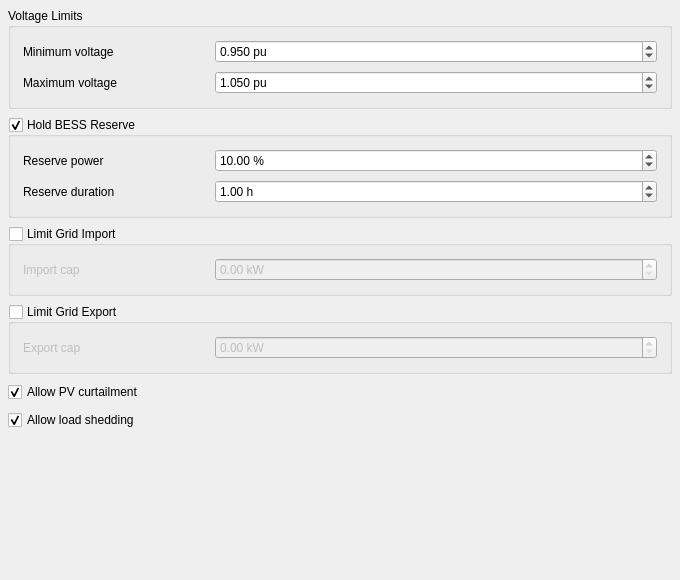
            <widget class="QWidget" name="contents_operation">
             <property name="geometry">
              <rect>
               <x>0</x>
               <y>0</y>
               <width>680</width>
               <height>580</height>
              </rect>
             </property>
             <layout class="QVBoxLayout" name="layout_contents_operation">
              <property name="leftMargin">
               <number>8</number>
              </property>
              <property name="topMargin">
               <number>8</number>
              </property>
              <property name="rightMargin">
               <number>8</number>
              </property>
              <property name="bottomMargin">
               <number>8</number>
              </property>
              <property name="spacing">
               <number>8</number>
              </property>
              <item>
               <widget class="QGroupBox" name="group_voltage">
                <property name="title">
                 <string>Voltage Limits</string>
                </property>
                <property name="sizePolicy">
                 <sizepolicy hsizetype="Expanding" vsizetype="Maximum">
                  <horstretch>0</horstretch>
                  <verstretch>0</verstretch>
                 </sizepolicy>
                </property>
                <layout class="QFormLayout" name="group_voltage_layout">
                 <property name="leftMargin">
                  <number>12</number>
                 </property>
                 <property name="topMargin">
                  <number>12</number>
                 </property>
                 <property name="rightMargin">
                  <number>12</number>
                 </property>
                 <property name="bottomMargin">
                  <number>12</number>
                 </property>
                 <property name="horizontalSpacing">
                  <number>12</number>
                 </property>
                 <property name="verticalSpacing">
                  <number>8</number>
                 </property>
                 <property name="fieldGrowthPolicy">
                  <enum>QFormLayout::FieldGrowthPolicy::AllNonFixedFieldsGrow</enum>
                 </property>
                 <property name="rowWrapPolicy">
                  <enum>QFormLayout::RowWrapPolicy::WrapLongRows</enum>
                 </property>
                 <item row="0" column="0">
                  <widget class="QLabel" name="lbl_spin_voltage_min_pu">
                   <property name="text">
                    <string>Minimum voltage</string>
                   </property>
                   <property name="wordWrap">
                    <bool>true</bool>
                   </property>
                   <property name="minimumSize">
                    <size>
                     <width>180</width>
                     <height>0</height>
                    </size>
                   </property>
                   <property name="buddy">
                    <cstring>spin_voltage_min_pu</cstring>
                   </property>
                  </widget>
                 </item>
                 <item row="0" column="1">
                  <widget class="QDoubleSpinBox" name="spin_voltage_min_pu">
                   <property name="decimals">
                    <number>3</number>
                   </property>
                   <property name="minimum">
                    <double>0.1</double>
                   </property>
                   <property name="maximum">
                    <double>2</double>
                   </property>
                   <property name="singleStep">
                    <double>0.01</double>
                   </property>
                   <property name="value">
                    <double>0.95</double>
                   </property>
                   <property name="suffix">
                    <string> pu</string>
                   </property>
                   <property name="keyboardTracking">
                    <bool>false</bool>
                   </property>
                   <property name="wrapping">
                    <bool>false</bool>
                   </property>
                  </widget>
                 </item>
                 <item row="1" column="0">
                  <widget class="QLabel" name="lbl_spin_voltage_max_pu">
                   <property name="text">
                    <string>Maximum voltage</string>
                   </property>
                   <property name="wordWrap">
                    <bool>true</bool>
                   </property>
                   <property name="minimumSize">
                    <size>
                     <width>180</width>
                     <height>0</height>
                    </size>
                   </property>
                   <property name="buddy">
                    <cstring>spin_voltage_max_pu</cstring>
                   </property>
                  </widget>
                 </item>
                 <item row="1" column="1">
                  <widget class="QDoubleSpinBox" name="spin_voltage_max_pu">
                   <property name="decimals">
                    <number>3</number>
                   </property>
                   <property name="minimum">
                    <double>0.1</double>
                   </property>
                   <property name="maximum">
                    <double>2</double>
                   </property>
                   <property name="singleStep">
                    <double>0.01</double>
                   </property>
                   <property name="value">
                    <double>1.05</double>
                   </property>
                   <property name="suffix">
                    <string> pu</string>
                   </property>
                   <property name="keyboardTracking">
                    <bool>false</bool>
                   </property>
                   <property name="wrapping">
                    <bool>false</bool>
                   </property>
                  </widget>
                 </item>
                </layout>
               </widget>
              </item>
              <item>
               <widget class="QGroupBox" name="group_reserve">
                <property name="title">
                 <string>Hold BESS Reserve</string>
                </property>
                <property name="sizePolicy">
                 <sizepolicy hsizetype="Expanding" vsizetype="Maximum">
                  <horstretch>0</horstretch>
                  <verstretch>0</verstretch>
                 </sizepolicy>
                </property>
                <property name="checkable">
                 <bool>true</bool>
                </property>
                <property name="checked">
                 <bool>true</bool>
                </property>
                <layout class="QFormLayout" name="group_reserve_layout">
                 <property name="leftMargin">
                  <number>12</number>
                 </property>
                 <property name="topMargin">
                  <number>12</number>
                 </property>
                 <property name="rightMargin">
                  <number>12</number>
                 </property>
                 <property name="bottomMargin">
                  <number>12</number>
                 </property>
                 <property name="horizontalSpacing">
                  <number>12</number>
                 </property>
                 <property name="verticalSpacing">
                  <number>8</number>
                 </property>
                 <property name="fieldGrowthPolicy">
                  <enum>QFormLayout::FieldGrowthPolicy::AllNonFixedFieldsGrow</enum>
                 </property>
                 <property name="rowWrapPolicy">
                  <enum>QFormLayout::RowWrapPolicy::WrapLongRows</enum>
                 </property>
                 <item row="0" column="0">
                  <widget class="QLabel" name="lbl_spin_reserve_percent">
                   <property name="text">
                    <string>Reserve power</string>
                   </property>
                   <property name="wordWrap">
                    <bool>true</bool>
                   </property>
                   <property name="minimumSize">
                    <size>
                     <width>180</width>
                     <height>0</height>
                    </size>
                   </property>
                   <property name="buddy">
                    <cstring>spin_reserve_percent</cstring>
                   </property>
                  </widget>
                 </item>
                 <item row="0" column="1">
                  <widget class="QDoubleSpinBox" name="spin_reserve_percent">
                   <property name="decimals">
                    <number>2</number>
                   </property>
                   <property name="minimum">
                    <double>0</double>
                   </property>
                   <property name="maximum">
                    <double>100</double>
                   </property>
                   <property name="singleStep">
                    <double>1</double>
                   </property>
                   <property name="value">
                    <double>10</double>
                   </property>
                   <property name="suffix">
                    <string> %</string>
                   </property>
                   <property name="keyboardTracking">
                    <bool>false</bool>
                   </property>
                   <property name="wrapping">
                    <bool>false</bool>
                   </property>
                  </widget>
                 </item>
                 <item row="1" column="0">
                  <widget class="QLabel" name="lbl_spin_reserve_hours">
                   <property name="text">
                    <string>Reserve duration</string>
                   </property>
                   <property name="wordWrap">
                    <bool>true</bool>
                   </property>
                   <property name="minimumSize">
                    <size>
                     <width>180</width>
                     <height>0</height>
                    </size>
                   </property>
                   <property name="buddy">
                    <cstring>spin_reserve_hours</cstring>
                   </property>
                  </widget>
                 </item>
                 <item row="1" column="1">
                  <widget class="QDoubleSpinBox" name="spin_reserve_hours">
                   <property name="decimals">
                    <number>2</number>
                   </property>
                   <property name="minimum">
                    <double>0.01</double>
                   </property>
                   <property name="maximum">
                    <double>8760</double>
                   </property>
                   <property name="singleStep">
                    <double>0.25</double>
                   </property>
                   <property name="value">
                    <double>1</double>
                   </property>
                   <property name="suffix">
                    <string> h</string>
                   </property>
                   <property name="keyboardTracking">
                    <bool>false</bool>
                   </property>
                   <property name="wrapping">
                    <bool>false</bool>
                   </property>
                  </widget>
                 </item>
                </layout>
               </widget>
              </item>
              <item>
               <widget class="QGroupBox" name="group_import_limit">
                <property name="title">
                 <string>Limit Grid Import</string>
                </property>
                <property name="sizePolicy">
                 <sizepolicy hsizetype="Expanding" vsizetype="Maximum">
                  <horstretch>0</horstretch>
                  <verstretch>0</verstretch>
                 </sizepolicy>
                </property>
                <property name="checkable">
                 <bool>true</bool>
                </property>
                <property name="checked">
                 <bool>false</bool>
                </property>
                <layout class="QFormLayout" name="group_import_limit_layout">
                 <property name="leftMargin">
                  <number>12</number>
                 </property>
                 <property name="topMargin">
                  <number>12</number>
                 </property>
                 <property name="rightMargin">
                  <number>12</number>
                 </property>
                 <property name="bottomMargin">
                  <number>12</number>
                 </property>
                 <property name="horizontalSpacing">
                  <number>12</number>
                 </property>
                 <property name="verticalSpacing">
                  <number>8</number>
                 </property>
                 <property name="fieldGrowthPolicy">
                  <enum>QFormLayout::FieldGrowthPolicy::AllNonFixedFieldsGrow</enum>
                 </property>
                 <property name="rowWrapPolicy">
                  <enum>QFormLayout::RowWrapPolicy::WrapLongRows</enum>
                 </property>
                 <item row="0" column="0">
                  <widget class="QLabel" name="lbl_spin_import_limit_kw">
                   <property name="text">
                    <string>Import cap</string>
                   </property>
                   <property name="wordWrap">
                    <bool>true</bool>
                   </property>
                   <property name="minimumSize">
                    <size>
                     <width>180</width>
                     <height>0</height>
                    </size>
                   </property>
                   <property name="buddy">
                    <cstring>spin_import_limit_kw</cstring>
                   </property>
                  </widget>
                 </item>
                 <item row="0" column="1">
                  <widget class="QDoubleSpinBox" name="spin_import_limit_kw">
                   <property name="decimals">
                    <number>2</number>
                   </property>
                   <property name="minimum">
                    <double>0</double>
                   </property>
                   <property name="maximum">
                    <double>1000000000</double>
                   </property>
                   <property name="singleStep">
                    <double>10</double>
                   </property>
                   <property name="value">
                    <double>0</double>
                   </property>
                   <property name="suffix">
                    <string> kW</string>
                   </property>
                   <property name="keyboardTracking">
                    <bool>false</bool>
                   </property>
                   <property name="wrapping">
                    <bool>false</bool>
                   </property>
                  </widget>
                 </item>
                </layout>
               </widget>
              </item>
              <item>
               <widget class="QGroupBox" name="group_export_limit">
                <property name="title">
                 <string>Limit Grid Export</string>
                </property>
                <property name="sizePolicy">
                 <sizepolicy hsizetype="Expanding" vsizetype="Maximum">
                  <horstretch>0</horstretch>
                  <verstretch>0</verstretch>
                 </sizepolicy>
                </property>
                <property name="checkable">
                 <bool>true</bool>
                </property>
                <property name="checked">
                 <bool>false</bool>
                </property>
                <layout class="QFormLayout" name="group_export_limit_layout">
                 <property name="leftMargin">
                  <number>12</number>
                 </property>
                 <property name="topMargin">
                  <number>12</number>
                 </property>
                 <property name="rightMargin">
                  <number>12</number>
                 </property>
                 <property name="bottomMargin">
                  <number>12</number>
                 </property>
                 <property name="horizontalSpacing">
                  <number>12</number>
                 </property>
                 <property name="verticalSpacing">
                  <number>8</number>
                 </property>
                 <property name="fieldGrowthPolicy">
                  <enum>QFormLayout::FieldGrowthPolicy::AllNonFixedFieldsGrow</enum>
                 </property>
                 <property name="rowWrapPolicy">
                  <enum>QFormLayout::RowWrapPolicy::WrapLongRows</enum>
                 </property>
                 <item row="0" column="0">
                  <widget class="QLabel" name="lbl_spin_export_limit_kw">
                   <property name="text">
                    <string>Export cap</string>
                   </property>
                   <property name="wordWrap">
                    <bool>true</bool>
                   </property>
                   <property name="minimumSize">
                    <size>
                     <width>180</width>
                     <height>0</height>
                    </size>
                   </property>
                   <property name="buddy">
                    <cstring>spin_export_limit_kw</cstring>
                   </property>
                  </widget>
                 </item>
                 <item row="0" column="1">
                  <widget class="QDoubleSpinBox" name="spin_export_limit_kw">
                   <property name="decimals">
                    <number>2</number>
                   </property>
                   <property name="minimum">
                    <double>0</double>
                   </property>
                   <property name="maximum">
                    <double>1000000000</double>
                   </property>
                   <property name="singleStep">
                    <double>10</double>
                   </property>
                   <property name="value">
                    <double>0</double>
                   </property>
                   <property name="suffix">
                    <string> kW</string>
                   </property>
                   <property name="keyboardTracking">
                    <bool>false</bool>
                   </property>
                   <property name="wrapping">
                    <bool>false</bool>
                   </property>
                  </widget>
                 </item>
                </layout>
               </widget>
              </item>
              <item>
               <widget class="QCheckBox" name="chk_allow_curtailment">
                <property name="text">
                 <string>Allow PV curtailment</string>
                </property>
                <property name="checked">
                 <bool>true</bool>
                </property>
               </widget>
              </item>
              <item>
               <widget class="QCheckBox" name="chk_allow_shedding">
                <property name="text">
                 <string>Allow load shedding</string>
                </property>
                <property name="checked">
                 <bool>true</bool>
                </property>
               </widget>
              </item>
              <item>
               <spacer name="spacer_operation">
                <property name="orientation">
                 <enum>Qt::Orientation::Vertical</enum>
                </property>
                <property name="sizeType">
                 <enum>QSizePolicy::Policy::Expanding</enum>
                </property>
                <property name="sizeHint">
                 <size>
                  <width>20</width>
                  <height>20</height>
                 </size>
                </property>
               </spacer>
              </item>
             </layout>
            </widget>
